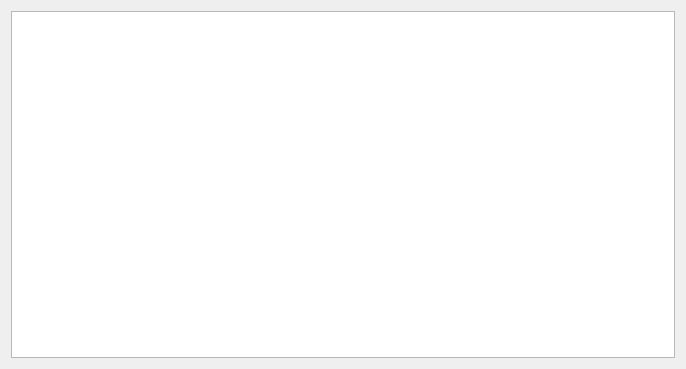
<?xml version="1.0" encoding="UTF-8"?>
<ui version="4.0">
 <class>PacketDetailsWnd</class>
 <widget class="QWidget" name="PacketDetailsWnd">
  <property name="windowModality">
   <enum>Qt::WindowModal</enum>
  </property>
  <property name="geometry">
   <rect>
    <x>0</x>
    <y>0</y>
    <width>686</width>
    <height>369</height>
   </rect>
  </property>
  <property name="windowTitle">
   <string>Szczegóły pakietu</string>
  </property>
  <layout class="QVBoxLayout" name="verticalLayout">
   <item>
    <widget class="QPlainTextEdit" name="plainTextEdit">
     <property name="font">
      <font>
       <family>Monospace</family>
      </font>
     </property>
     <property name="readOnly">
      <bool>true</bool>
     </property>
    </widget>
   </item>
  </layout>
 </widget>
 <resources/>
 <connections/>
</ui>
